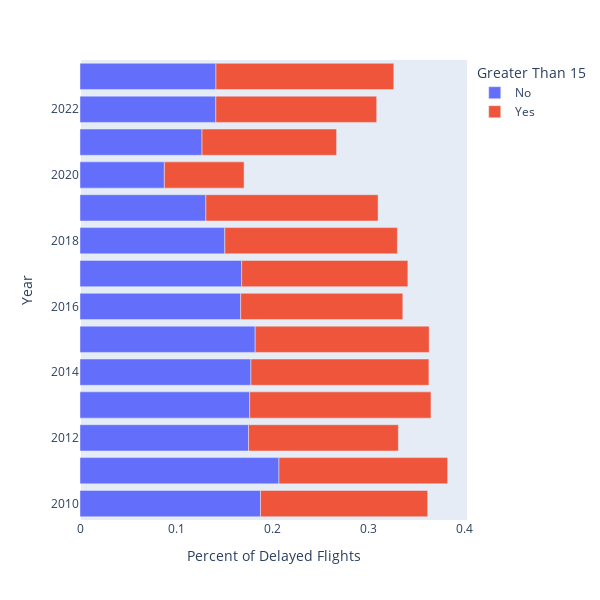

The notebook cell saved with this chart:
### Code cell
Flights_By_Year = ontime.groupby(['Year']).agg({'Flights': "count"})
Flights_By_Year.reset_index(inplace=True)
Delay_By_Year_df = ontime_delay.groupby(['Year', 'Greater Than 15']).agg({"DepDelayMinutes": "count"}).rename(columns={"DepDelayMinutes":'Count'})
Delay_By_Year_df.reset_index(inplace=True)

#inner works because we know they all have matches anyway
Delay_By_Year_Pct1 = Delay_By_Year_df.merge(Flights_By_Year, how = 'inner', on= 'Year', sort= True)
Delay_By_Year_Pct1['Percent of Delayed Flights'] = Delay_By_Year_Pct1['Count'] / Delay_By_Year_Pct1['Flights']

#'Delays - 15 Minutes or More Vs Less than 15 - ALL Flights',
fig = px.bar(data_frame= Delay_By_Year_Pct1, y= 'Year', x= 'Percent of Delayed Flights', color = 'Greater Than 15', orientation = 'h',
                      height = 600, width = 600)
fig.update_xaxes(showgrid=False)
fig.write_html(basepath + "Code/VisualWork/Delay_15Flag.html")
fig.write_image(basepath + "/Code/VisualWork/Delay_15Flag.png")
fig

### Figure 1 — Plotly figure (JSON) as saved in the notebook; plotly's stock layout.template omitted (floating-point values rounded to 4 significant figures)
{"data": [{"alignmentgroup": "True", "hovertemplate": "Greater Than 15=No<br>Percent of Delayed Flights=%{x}<br>Year=%{y}<extra></extra>", "legendgroup": "No", "marker": {"color": "#636efa", "pattern": {"shape": ""}}, "name": "No", "offsetgroup": "No", "orientation": "h", "showlegend": true, "textposition": "auto", "type": "bar", "x": [0.1877, 0.2069, 0.1753, 0.1764, 0.1777, 0.1821, 0.1671, 0.1681, 0.1506, 0.1309, 0.08773, 0.1269, 0.1412, 0.1413], "xaxis": "x", "y": [2010, 2011, 2012, 2013, 2014, 2015, 2016, 2017, 2018, 2019, 2020, 2021, 2022, 2023], "yaxis": "y"}, {"alignmentgroup": "True", "hovertemplate": "Greater Than 15=Yes<br>Percent of Delayed Flights=%{x}<br>Year=%{y}<extra></extra>", "legendgroup": "Yes", "marker": {"color": "#EF553B", "pattern": {"shape": ""}}, "name": "Yes", "offsetgroup": "Yes", "orientation": "h", "showlegend": true, "textposition": "auto", "type": "bar", "x": [0.1738, 0.1754, 0.1557, 0.1885, 0.1851, 0.181, 0.1686, 0.1728, 0.1794, 0.1791, 0.08288, 0.1399, 0.1673, 0.1849], "xaxis": "x", "y": [2010, 2011, 2012, 2013, 2014, 2015, 2016, 2017, 2018, 2019, 2020, 2021, 2022, 2023], "yaxis": "y"}], "layout": {"barmode": "relative", "height": 600, "legend": {"title": {"text": "Greater Than 15"}, "tracegroupgap": 0}, "margin": {"t": 60}, "width": 600, "xaxis": {"anchor": "y", "domain": [0, 1], "showgrid": false, "title": {"text": "Percent of Delayed Flights"}}, "yaxis": {"anchor": "x", "domain": [0, 1], "title": {"text": "Year"}}}}
